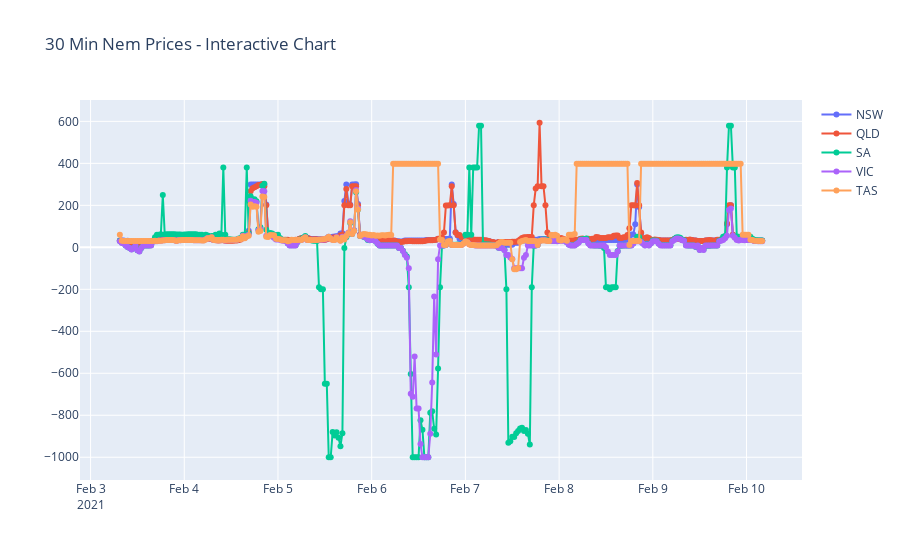

Notebook code cell kept with this figure:
### Code cell
#hide_input
# Create subset DF for plotting
plot_frame = price_frame.set_index('INTERVAL_DATETIME')

import plotly.graph_objects as go
fig = go.Figure()

fig.add_trace(go.Scatter(x=plot_frame[plot_frame['REGIONID']=='NSW1'].index, y=plot_frame[plot_frame['REGIONID']=='NSW1']['RRP'], mode='lines+markers',name='NSW'))
fig.add_trace(go.Scatter(x=plot_frame[plot_frame['REGIONID']=='NSW1'].index, y=plot_frame[plot_frame['REGIONID']=='QLD1']['RRP'], mode='lines+markers',name='QLD'))
fig.add_trace(go.Scatter(x=plot_frame[plot_frame['REGIONID']=='NSW1'].index, y=plot_frame[plot_frame['REGIONID']=='SA1']['RRP'], mode='lines+markers',name='SA'))
fig.add_trace(go.Scatter(x=plot_frame[plot_frame['REGIONID']=='NSW1'].index, y=plot_frame[plot_frame['REGIONID']=='VIC1']['RRP'], mode='lines+markers',name='VIC'))
fig.add_trace(go.Scatter(x=plot_frame[plot_frame['REGIONID']=='NSW1'].index, y=plot_frame[plot_frame['REGIONID']=='TAS1']['RRP'], mode='lines+markers',name='TAS'))

fig.update_layout(title='30 Min Nem Prices - Interactive Chart')

fig.show()

### Figure 1 — Plotly figure (JSON) as saved in the notebook; plotly's stock layout.template omitted (floating-point values rounded to 4 significant figures; data arrays with more than 128 entries replaced by an {"elided": "..."} marker saying what was removed)
{"data": [{"mode": "lines+markers", "name": "NSW", "type": "scatter", "x": {"elided": "330 str values"}, "y": {"elided": "330 float values"}}, {"mode": "lines+markers", "name": "QLD", "type": "scatter", "x": {"elided": "330 str values"}, "y": {"elided": "330 float values"}}, {"mode": "lines+markers", "name": "SA", "type": "scatter", "x": {"elided": "330 str values"}, "y": {"elided": "330 float values"}}, {"mode": "lines+markers", "name": "VIC", "type": "scatter", "x": {"elided": "330 str values"}, "y": {"elided": "330 float values"}}, {"mode": "lines+markers", "name": "TAS", "type": "scatter", "x": {"elided": "330 str values"}, "y": {"elided": "330 float values"}}], "layout": {"title": {"text": "30 Min Nem Prices - Interactive Chart"}}}
